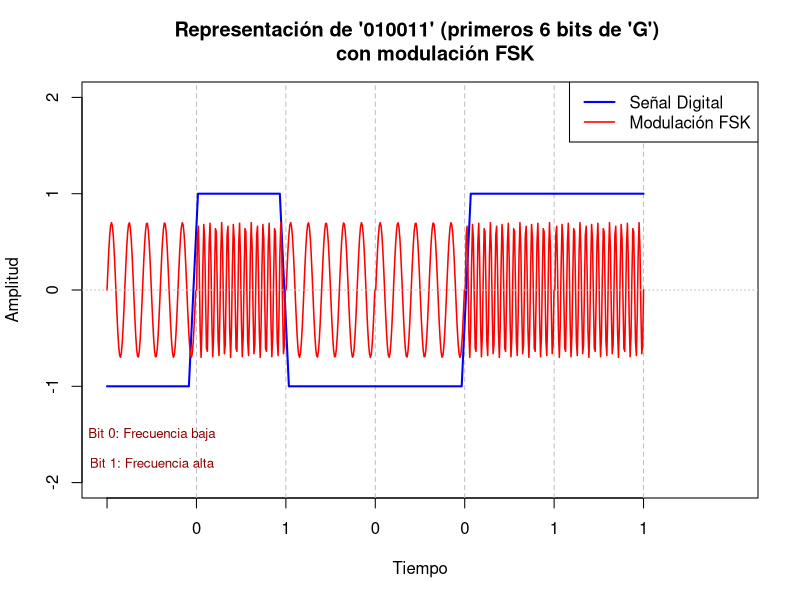
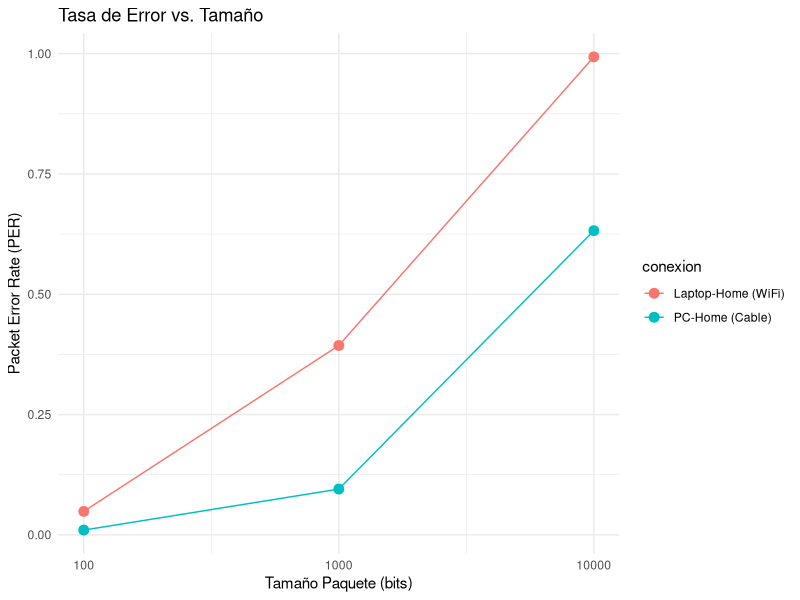

The R source for these figures, in order:
# Ejercicio 1: Figura 1 ####
# Paquetes:
library(ggplot2)

# Codigo para exportar la imagen en la calidad y formato deseado:
png(filename = "imagen_1.png", width = 800, height = 600, units = "px",  
    pointsize = 12, bg = "white", res = 96) 

# Representación gráfica de bits ASCII con modulación FSK
# Configuración inicial
par(mar = c(5, 4, 4, 2) + 0.1)
plot(0, 0, type = "n", xlim = c(0, 7), ylim = c(-2, 2), 
     xlab = "Tiempo", ylab = "Amplitud", 
     main = "Representación de '010011' (primeros 6 bits de 'G') 
     con modulación FSK",
     xaxt = "n")

# Etiquetas en el eje x para cada bit
axis(1, at = 0:6, labels = c("", "0", "1", "0", "0", "1", "1"))

# Líneas de cuadrícula vertical para separar los bits
for (i in 1:6) {
  abline(v = i, lty = 2, col = "gray")}

# Señal digital (NRZ)
bits = c(0, 1, 0, 0, 1, 1)
digital_signal = c()
for (bit in bits) {
  if (bit == 0) {
    digital_signal = c(digital_signal, rep(-1, 10))
  } else {
    digital_signal = c(digital_signal, rep(1, 10))
  }}

x_digital = seq(0, 6, length.out = length(digital_signal))
lines(x_digital, digital_signal, col = "blue", lwd = 2)

# Modulación FSK
fsk_signal = c()
t = seq(0, 1, length.out = 100)

# Frecuencias para representar 0 y 1
freq_low = 5   
freq_high = 15 

for (bit in bits) {
  if (bit == 0) {
    # Generar una onda sinusoidal de baja frecuencia para el bit 0
    wave = sin(2 * pi * freq_low * t)
  } else {
    # Generar una onda sinusoidal de alta frecuencia para el bit 1
    wave = sin(2 * pi * freq_high * t)
  }
  fsk_signal = c(fsk_signal, wave)
}

# Amplitud de la señal FSK
fsk_signal = 0.7 * fsk_signal  

# Vector x para la señal FSK
x_fsk = seq(0, 6, length.out = length(fsk_signal))

# Señal FSK
lines(x_fsk, fsk_signal, col = "red", lwd = 1.5)

# Línea en y=0
abline(h = 0, lty = 3, col = "gray")

# Leyenda
legend("topright", 
       legend = c("Señal Digital", "Modulación FSK"), 
       col = c("blue", "red"), 
       lwd = c(2, 1.5),
       bg = "white")

text(0.5, -1.5, "Bit 0: Frecuencia baja", col = "darkred", cex = 0.8)
text(0.5, -1.8, "Bit 1: Frecuencia alta", col = "darkred", cex = 0.8)

# Guardar la imagen
dev.off()

# Ejercicio 12: Figura 11 ####
# Datos 
# Tasa de error de bit para PC-Home con cable
BER_PC = 0.0001  
# Tasa de error de bit para Laptop-Home inalámbrico
BER_Laptop = 0.0005  
# Paquete en bits
paquetes = c(100, 1000, 10000)  

# Función para calcular la tasa de error de paquete (PER)
PER = function(BER, L) {
  return(1 - (1 - BER)^L)}

# Calculo del PER para cada caso
PER_PC = sapply(paquetes, function(L) PER(BER_PC, L))
PER_Laptop = sapply(paquetes, function(L) PER(BER_Laptop, L))

df_PER = data.frame(
  paquetes_bits = rep(paquetes, 2),
  PER = c(PER_PC, PER_Laptop),
  conexion = rep(c("PC-Home (Cable)", "Laptop-Home (WiFi)"), 
                        each = length(paquetes)))

# Codigo para exportar la imagen en la calidad y formato deseado:
png(filename = "imagen_11.png", width = 800, height = 600, units = "px",  
    pointsize = 12, bg = "white", res = 96) 

# Grafico de la relación entre el tamaño del paquete y PER
ggplot(df_PER, aes(x = paquetes_bits, y = PER, color = conexion)) +
  geom_point(size = 3) +
  geom_line() +
  scale_x_log10() +
  labs(title = "Tasa de Error vs. Tamaño", x = "Tamaño Paquete (bits)", 
       y = "Packet Error Rate (PER)") +
  theme_minimal()
                    
dev.off()
